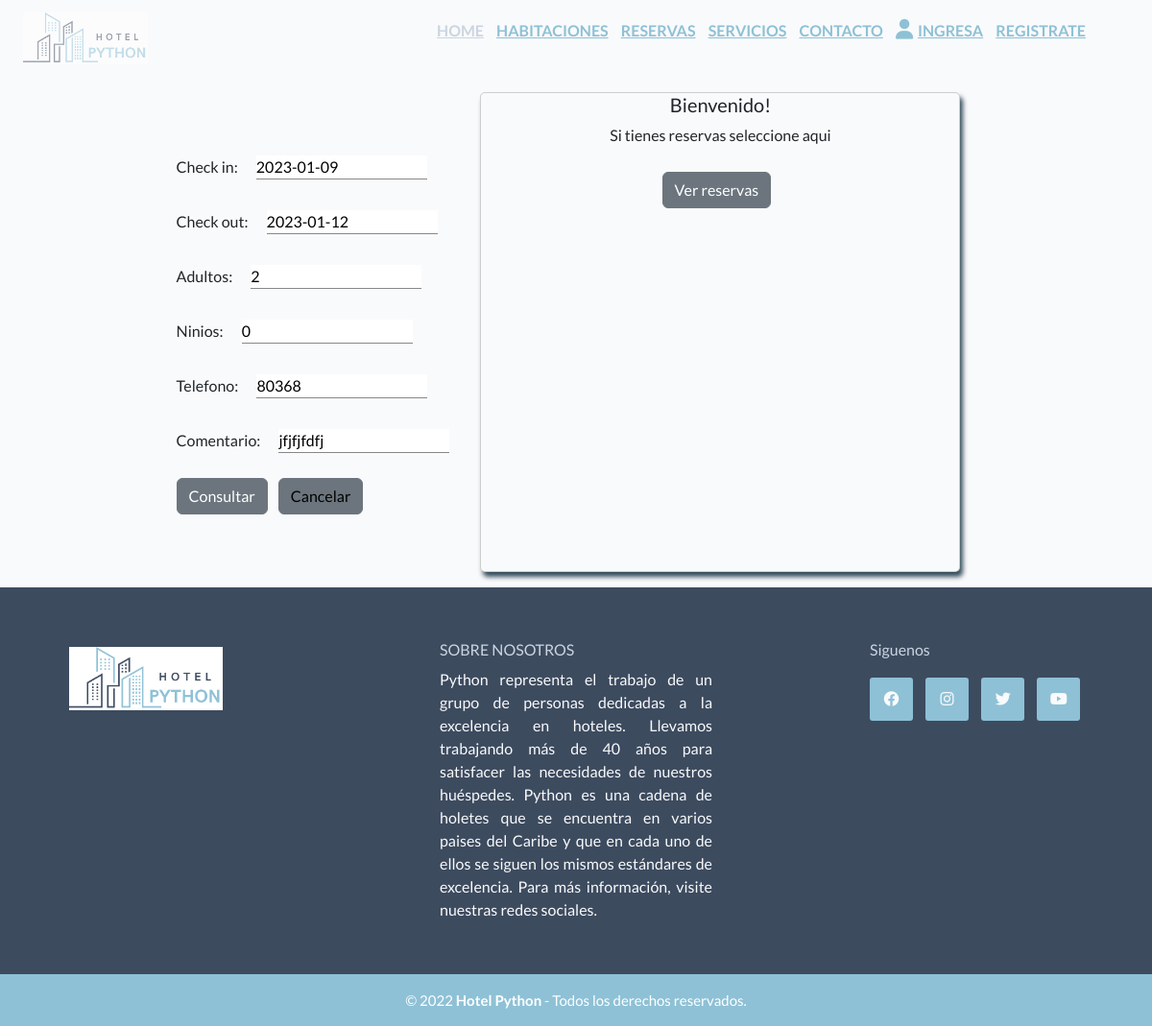
Page /edit_book/1/ on the committed database.
### appstaff/models.py (models this page shows, shortened)
class Reserva(models.Model):
    class Meta:
        db_table = 'reservas'
        get_latest_by = ['id']
    room = models.ForeignKey(Habitacion, on_delete=models.CASCADE, default=2)
    user = models.ForeignKey(User, on_delete=models.CASCADE)
    fecha_reserva = models.DateTimeField(auto_now_add=True)
    check_in = models.DateField(null=True, blank=True)
    check_out = models.DateField(null=True, blank=True)
    adultos = models.IntegerField(null=True, blank=True)
    ninios = models.IntegerField(default=0, null=True, blank=True)
    monto =  models.FloatField(null=True, blank=True)
    telefono = models.IntegerField(null=True, blank=True)
    comentario = models.CharField(max_length=150, blank=True, null=True)
    reserva_cod = models.CharField(max_length=100, default="null")
    estado = models.IntegerField(default=2, help_text= 'Anulada 0, Confirmada 1, Pendiente 2')

### appstaff/views.py (the view)
# urls.py: path('edit_book/<int:id>/', views.edit_book, name = 'edit_book'),
def edit_book(request, id):
    reserva = Reserva.objects.get(id=id)
    form = ReservaForm(instance= reserva)
    if request.method == 'POST':
        form = ReservaForm(request.POST, instance =reserva)
        if form.is_valid():
            form.save()
            return redirect('confirm', pk = reserva.id)
    return render(request, 'create_book.html', {
        'form': form,
        'value': 'EDITAR'
    })

### appstaff/forms.py
class ReservaForm(ModelForm):
    class Meta:
        model = Reserva
        fields = ['check_in',
        'check_out', 'adultos', 'ninios', 'telefono', 'comentario']
        comentario= forms.CharField(widget=forms.Textarea(attrs={'rows':3}))
        widgets = {
            "check_in": DatePickerInput(options={"format": "MM/DD/YYYY"}),
            "check_out": DatePickerInput(options={"format": "MM/DD/YYYY"}),
        }

### templates/create_book.html (shortened to what this page needs)
{% extends 'base_book.html' %} {% block main %}
<div class="form">
  <div class="todo_form">
    <form method="POST">
      {% csrf_token %} {{ form.as_div }}
      <div id="register">
        <button  type="submit" class="btn btn-secondary btn-xs me-2 " value="{{ value }}">Consultar</button>
        <a href="{% url 'index' %}" class="btn btn-secondary btn-xs me-2 ">Cancelar</a>
      </div>
    </form>
  </div>
  <div class="card col-md-6 ms-6">
      <h5> Bienvenido! {{ user.first_name}}</h5>
      <div>
         <p>Si tienes reservas seleccione aqui</p>
         <a href="{% url 'books_user' %}" class="btn btn-secondary btn-xs me-2 ">Ver reservas</a>
      </div>
  </div>
</div>
{% endblock %}

### static/css/style.css (style rules this page uses)
:root { --brand-color: rgb(142, 193, 214); --dark-color: rgb(61, 75, 95); --mid-color: rgb(203, 213, 225); --light-color: rgb(249, 250, 251); }
* { margin: 0; padding: 0; box-sizing: border-box; text-decoration: none; list-style: none; font-family: 'Lato', sans-serif; }
html { scroll-behavior: smooth; }
body { background: var(--light-color); scroll-behavior: smooth; }
.card { width: 350px; height: 450px; margin: 1rem; border-radius: 5px; background: var(--i); background-size: cover; box-shadow: 3px 5px 5px rgba(3, 32, 51, .8); overflow: hidden; }
.content h2, a { color: var(--light-color); margin: 10px 0; }
@media screen and (min-width: 480px) { .card { width: 450px; height: 500px; } }
@media screen and (min-width: 768px) { .card { width: 500px; } }

### static/css/style_form.css (style rules this page uses)
.form { display: flex; align-items: center; justify-content: center; text-align: center; width: 100vw; height: 100%; }
.todo_form { display: flex; flex-direction: column; justify-content:space-between; align-items: center; }
.todo_form form { text-align: justify; }
.todo_form input { margin: 1rem; border: none; border-bottom: 1px solid #888; outline: none; }
.todo_form a:link , .todo_form a:visited { color: black; }

### rows in the picture
Reserva: check_in "2023-01-09", check_out "2023-01-12", adultos "2", ninios "0", telefono "80368", comentario "jfjfjfdfj"
